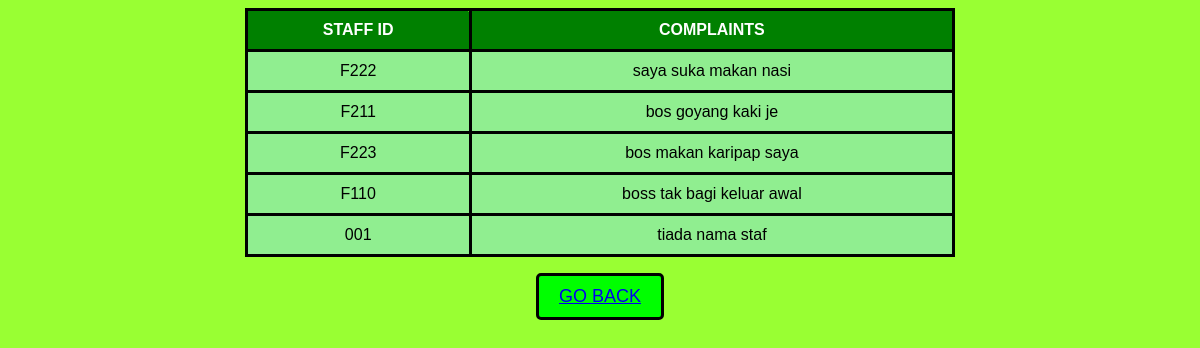
/view_complaint.php (signed in), run on the app's committed database.
### tables this page shows
CREATE TABLE `complaint` (
  `staff_id` varchar(200) NOT NULL,
  `complaint` varchar(1500) NOT NULL
);

### view_complaint.php (the view, shortened to what this page needs)
<?php
require_once "config.php";
$sql = "SELECT * FROM complaint";
if ($res = mysqli_query($link, $sql)) {
    if (mysqli_num_rows($res) > 0) {
        echo "<table>";
        echo "<tr>";
        echo "<th>STAFF ID</th>";
        echo "<th>COMPLAINTS</th>";
        echo "</tr>";
        while ($row = mysqli_fetch_array($res)) {
            echo "<tr>";
            echo "<td>".$row['staff_id']."</td>";
            echo "<td>".$row['complaint']."</td>";
            echo "</tr>";
        }
        echo "</table>";
    }
    else {
        echo "No matching records are found.";
    }
}
else {
    echo "ERROR: Could not able to execute $sql. "
                                .mysqli_error($link);
}
?>
<!DOCTYPE html>
<html lang="en">
<head>
</head>
<body>
<p>
<div class="submit-button">
   <a href="welcome2.php" >GO BACK</a></div>
    </p>
</body>
</html>

### view_complaint.php (style rules this page uses)
body { background-color: #99ff33; text-align: center; font-family: Rockwell, sans-serif; }
table { margin-left:auto; margin-right:auto; width: 60%; text-align: center; border: 3px solid black; border-radius: 5px; border-collapse: collapse; }
th, td { padding: 10px; border: 3px solid black; border-radius: 5px; text-align:center; }
th { border: 3px solid black; border-radius: 5px; background-color: green; color: white; }
td { border: 3px solid black; border-radius: 5px; background-color: lightgreen; }
.submit-button { display: inline-block; padding: 10px 20px; background-color: #00ff00; color: #FFFFFF; border: 3px solid black; border-radius: 5px; font-size: 18px; cursor: pointer; transition: background-color 0.3s ease; }

### data on the page
complaint: staff_id "F222", complaint "saya suka makan nasi"
complaint: staff_id "F211", complaint "bos goyang kaki je"
complaint: staff_id "F223", complaint "bos makan karipap saya"
complaint: staff_id "F110", complaint "boss tak bagi keluar awal"
complaint: staff_id "001", complaint "tiada nama staf"
